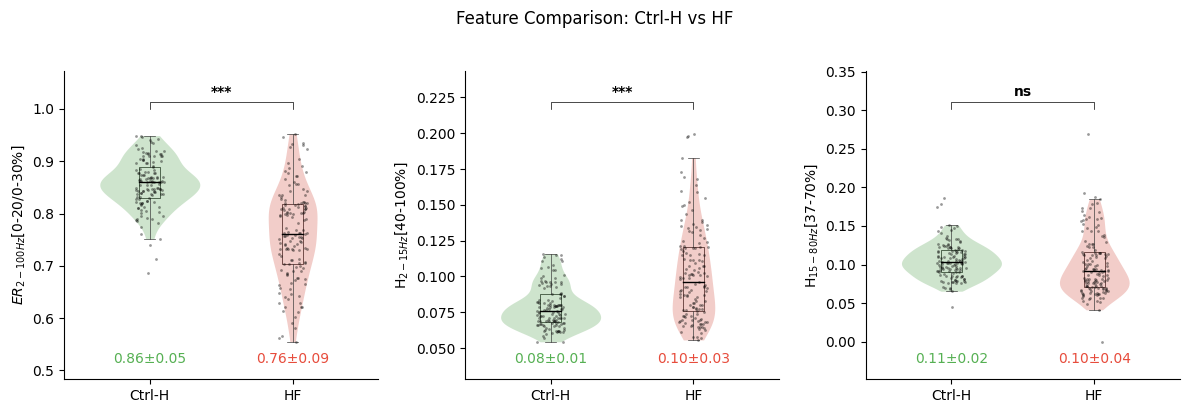

Source code (Python):
"""
==============================================================================
Figure 3-d: Comparative Violin Plot Analysis

Generates violin plots for three features, comparing distributions between Healthy Control (Ctrl-H)
and Heart Failure (HF) groups. Includes box plot skeleton, scatter data, significance annotations,
and statistical information.

Key Features:
- Load Ctrl-H and HF data from Excel files
- Compare distributions of three cardiac features
- Calculate t-test p-values and show significance annotations
- Display mean ± standard deviation for each group
- Generate publication-quality violin plots
==============================================================================
"""

# -*- coding: utf-8 -*-

import pandas as pd
import numpy as np
import matplotlib.pyplot as plt
import seaborn as sns
from scipy import stats

import os

np.random.seed(42)

FEATURE_1 = "ER_{2-100Hz}[0-20/0-30%]"
FEATURE_2 = "H_{2-15Hz}[40-100%]"
FEATURE_3 = "H_{15-80Hz}[37-70%]"

FEATURE_LABELS = {
    FEATURE_1: r"$ER_{{2-100Hz}}$[0-20/0-30%]",
    FEATURE_2: r"H$_{{2-15Hz}}$[40-100%]",
    FEATURE_3: r"H$_{{15-80Hz}}$[37-70%]",
}

OUTPUT_VIOLIN_FILENAME = "Fig. 3d_Feature_Comparison_Violin"

VIOLIN_ALPHA = 0.3
VIOLIN_WIDTH = 0.7
BOX_WIDTH = 0.15
STRIP_ALPHA = 0.4
STRIP_SIZE = 2
VIOLIN_PALETTE = ["#56b053", "#e74c3c"]
SHOW_SIGNIFICANCE = True
SHOW_MEAN_STD = True

FIG_WIDTH = 12
FIG_HEIGHT = 4


def select_files():
    """
    Automatically locate Excel data files.

    Returns:
        tuple: (ctrl_h_file, hf_file) paths or None
    """
    script_dir = os.path.dirname(os.path.abspath(__file__))

    ctrl_h_file = os.path.join(script_dir, "Fig. 3c,d_Ctrl-H.xlsx")
    hf_file = os.path.join(script_dir, "Fig. 3c,d_HF.xlsx")

    if not os.path.exists(ctrl_h_file):
        ctrl_h_file = None
    else:
        pass

    if not os.path.exists(hf_file):
        hf_file = None
    else:
        pass

    return ctrl_h_file, hf_file


def load_data(file_path):
    """
    Load data from Excel file.

    Args:
        file_path (str): Path to Excel file

    Returns:
        pd.DataFrame: Loaded data
    """
    df = pd.read_excel(file_path)
    return df


def get_features(df, features):
    """
    Extract feature columns from dataframe.

    Args:
        df (pd.DataFrame): Input dataframe
        features (list): Requested feature names

    Returns:
        list: List of available feature names
    """
    available = [f for f in features if f in df.columns]
    if len(available) < 3:
        numeric_cols = df.select_dtypes(include=[np.number]).columns.tolist()
        available = numeric_cols[:3] if len(numeric_cols) >= 3 else numeric_cols
    return available


def get_significance_symbol(p_value):
    """
    Return significance symbol based on p-value.

    Args:
        p_value (float): p-value from t-test

    Returns:
        str: Significance symbol (***, **, *, ns)
    """
    if p_value < 0.001:
        return "***"
    elif p_value < 0.01:
        return "**"
    elif p_value < 0.05:
        return "*"
    else:
        return "ns"


def plot_violin(ctrl_h_df, hf_df, features, output_dir):
    """
    Generate three-feature comparative violin plot.

    Prepare data and plot violin charts, including box plot skeleton, scatter data, and statistics.

    Args:
        ctrl_h_df (pd.DataFrame): Healthy control group data
        hf_df (pd.DataFrame): Heart failure group data
        features (list): Feature names to analyze
        output_dir (str): Directory for output PNG file
    """

    def calc_whisker_bounds(data):
        q1 = np.percentile(data, 25)
        q3 = np.percentile(data, 75)
        iqr = q3 - q1

        lower_whisker = q1 - 1.5 * iqr
        upper_whisker = q3 + 1.5 * iqr

        lower_bound = data[data >= lower_whisker].min()
        upper_bound = data[data <= upper_whisker].max()

        return lower_bound, upper_bound

    def plot_single_violin(feature, feature_idx, ctrl_h_df, hf_df, output_dir):
        fig, ax = plt.subplots()

        ctrl_data = ctrl_h_df[feature].dropna().values
        hf_data = hf_df[feature].dropna().values

        df = pd.DataFrame(
            {
                "Group": ["Ctrl-H"] * len(ctrl_data) + ["HF"] * len(hf_data),
                "Value": np.concatenate([ctrl_data, hf_data]),
            }
        )

        group_order = ["Ctrl-H", "HF"]

        sns.violinplot(
            x="Group",
            y="Value",
            data=df,
            order=group_order,
            palette=VIOLIN_PALETTE,
            inner=None,
            linewidth=0,
            saturation=0.8,
            width=VIOLIN_WIDTH,
            cut=0,
            ax=ax,
        )

        whisker_bounds = [calc_whisker_bounds(ctrl_data), calc_whisker_bounds(hf_data)]
        for j, collection in enumerate(ax.collections):
            collection.set_alpha(VIOLIN_ALPHA)
            if j < len(whisker_bounds):
                whisker_min, whisker_max = whisker_bounds[j]
                if hasattr(collection, "get_paths"):
                    for path in collection.get_paths():
                        vertices = path.vertices.copy()
                        vertices[:, 1] = np.clip(
                            vertices[:, 1], whisker_min, whisker_max
                        )
                        path.vertices = vertices

        sns.boxplot(
            x="Group",
            y="Value",
            data=df,
            order=group_order,
            width=BOX_WIDTH,
            boxprops={"facecolor": "none", "edgecolor": "k", "linewidth": 0.5},
            whiskerprops={"linewidth": 0.5},
            capprops={"linewidth": 0.5},
            medianprops={"linewidth": 1, "color": "k"},
            showfliers=False,
            ax=ax,
        )

        sns.stripplot(
            x="Group",
            y="Value",
            data=df,
            order=group_order,
            color="black",
            alpha=STRIP_ALPHA,
            size=STRIP_SIZE,
            jitter=True,
            ax=ax,
        )

        sns.despine(ax=ax, trim=False)

        y_min = df["Value"].min()
        y_max = df["Value"].max()
        y_range = y_max - y_min

        ax.set_xlabel("")
        ax.set_ylabel(FEATURE_LABELS.get(feature, feature))

        if SHOW_SIGNIFICANCE:
            t_stat, p_value = stats.ttest_ind(ctrl_data, hf_data)
            sig_symbol = get_significance_symbol(p_value)

            x1, x2 = 0, 1
            y = y_max + y_range * 0.12
            h = y_range * 0.03
            ax.plot([x1, x1, x2, x2], [y, y + h, y + h, y], lw=0.5, c="k")
            ax.text(
                (x1 + x2) * 0.5,
                y + h * 1.5,
                sig_symbol,
                ha="center",
                va="bottom",
                color="k",
                fontweight="bold",
            )

        if SHOW_MEAN_STD:
            ctrl_mean = np.mean(ctrl_data)
            ctrl_std = np.std(ctrl_data)
            hf_mean = np.mean(hf_data)
            hf_std = np.std(hf_data)

            ax.text(
                0,
                y_min - y_range * 0.05,
                f"{ctrl_mean:.2f}±{ctrl_std:.2f}",
                ha="center",
                va="top",
                color=VIOLIN_PALETTE[0],
            )
            ax.text(
                1,
                y_min - y_range * 0.05,
                f"{hf_mean:.2f}±{hf_std:.2f}",
                ha="center",
                va="top",
                color=VIOLIN_PALETTE[1],
            )

        ax.set_ylim(y_min - y_range * 0.18, y_max + y_range * 0.30)

        ax.set_xlim(-0.6, 1.6)

        plt.tight_layout()

        plt.close(fig)
        return fig

    print("[1/4] Loading and preparing data...")
    for i, feature in enumerate(features):
        plot_single_violin(feature, i, ctrl_h_df, hf_df, output_dir)

    print("[2/4] Creating merged violin plot...")
    fig, axes = plt.subplots(1, 3, figsize=(FIG_WIDTH, FIG_HEIGHT))

    for i, feature in enumerate(features):
        ctrl_data = ctrl_h_df[feature].dropna().values
        hf_data = hf_df[feature].dropna().values

        df = pd.DataFrame(
            {
                "Group": ["Ctrl-H"] * len(ctrl_data) + ["HF"] * len(hf_data),
                "Value": np.concatenate([ctrl_data, hf_data]),
            }
        )

        ax = axes[i]
        group_order = ["Ctrl-H", "HF"]

        sns.violinplot(
            x="Group",
            y="Value",
            data=df,
            order=group_order,
            palette=VIOLIN_PALETTE,
            inner=None,
            linewidth=0,
            saturation=0.8,
            width=VIOLIN_WIDTH,
            cut=0,
            ax=ax,
        )

        whisker_bounds = [calc_whisker_bounds(ctrl_data), calc_whisker_bounds(hf_data)]
        for j, collection in enumerate(ax.collections):
            collection.set_alpha(VIOLIN_ALPHA)
            if j < len(whisker_bounds):
                whisker_min, whisker_max = whisker_bounds[j]
                if hasattr(collection, "get_paths"):
                    for path in collection.get_paths():
                        vertices = path.vertices.copy()
                        vertices[:, 1] = np.clip(
                            vertices[:, 1], whisker_min, whisker_max
                        )
                        path.vertices = vertices

        sns.boxplot(
            x="Group",
            y="Value",
            data=df,
            order=group_order,
            width=BOX_WIDTH,
            boxprops={"facecolor": "none", "edgecolor": "k", "linewidth": 0.5},
            whiskerprops={"linewidth": 0.5},
            capprops={"linewidth": 0.5},
            medianprops={"linewidth": 1, "color": "k"},
            showfliers=False,
            ax=ax,
        )

        sns.stripplot(
            x="Group",
            y="Value",
            data=df,
            order=group_order,
            color="black",
            alpha=STRIP_ALPHA,
            size=STRIP_SIZE,
            jitter=True,
            ax=ax,
        )

        sns.despine(ax=ax, trim=False)

        y_min = df["Value"].min()
        y_max = df["Value"].max()
        y_range = y_max - y_min

        ax.set_xlabel("")
        ax.set_ylabel(FEATURE_LABELS.get(feature, feature))

        if SHOW_SIGNIFICANCE:
            t_stat, p_value = stats.ttest_ind(ctrl_data, hf_data)
            sig_symbol = get_significance_symbol(p_value)

            x1, x2 = 0, 1
            y = y_max + y_range * 0.12
            h = y_range * 0.03
            ax.plot([x1, x1, x2, x2], [y, y + h, y + h, y], lw=0.5, c="k")
            ax.text(
                (x1 + x2) * 0.5,
                y + h * 1.5,
                sig_symbol,
                ha="center",
                va="bottom",
                color="k",
                fontweight="bold",
            )

        if SHOW_MEAN_STD:
            ctrl_mean = np.mean(ctrl_data)
            ctrl_std = np.std(ctrl_data)
            hf_mean = np.mean(hf_data)
            hf_std = np.std(hf_data)

            ax.text(
                0,
                y_min - y_range * 0.05,
                f"{ctrl_mean:.2f}±{ctrl_std:.2f}",
                ha="center",
                va="top",
                color=VIOLIN_PALETTE[0],
            )
            ax.text(
                1,
                y_min - y_range * 0.05,
                f"{hf_mean:.2f}±{hf_std:.2f}",
                ha="center",
                va="top",
                color=VIOLIN_PALETTE[1],
            )

        ax.set_ylim(y_min - y_range * 0.18, y_max + y_range * 0.30)
        ax.set_xlim(-0.6, 1.6)

    plt.suptitle("Feature Comparison: Ctrl-H vs HF", y=1.02)
    plt.tight_layout()

    print("[3/4] Saving PNG file...")
    png_path = os.path.join(output_dir, f"{OUTPUT_VIOLIN_FILENAME}.png")

    plt.savefig(png_path, bbox_inches="tight", facecolor="white")

    print(f"  Saved: {png_path}")

    print("[4/4] Showing plot...")
    plt.show()


def main():
    """
    Main program entry.

    Orchestrates complete violin plot analysis pipeline:
    1. Locate and load data files
    2. Extract features
    3. Generate comparative violin plot
    """
    print("=" * 60)
    print("Violin Plot Comparative Analysis - Figure 3-d")
    print("=" * 60)

    ctrl_h_file, hf_file = select_files()

    if not ctrl_h_file or not hf_file:
        print("Error: Required data files not found")
        return

    print("\nLoading data files...")
    ctrl_h_df = load_data(ctrl_h_file)
    hf_df = load_data(hf_file)
    print(f"  Ctrl-H: {ctrl_h_df.shape[0]} samples, {ctrl_h_df.shape[1]} features")
    print(f"  HF: {hf_df.shape[0]} samples, {hf_df.shape[1]} features")

    features = get_features(ctrl_h_df, [FEATURE_1, FEATURE_2, FEATURE_3])

    if len(features) < 3:
        print("Error: Insufficient features (need at least 3)")
        return

    print(f"\nSelected features: {features}")

    output_dir = os.path.dirname(ctrl_h_file)

    print("\nGenerating violin plot...")
    plot_violin(ctrl_h_df, hf_df, features, output_dir)

    print("\n" + "=" * 60)
    print("Analysis complete")
    print("=" * 60)


if __name__ == "__main__":
    main()
